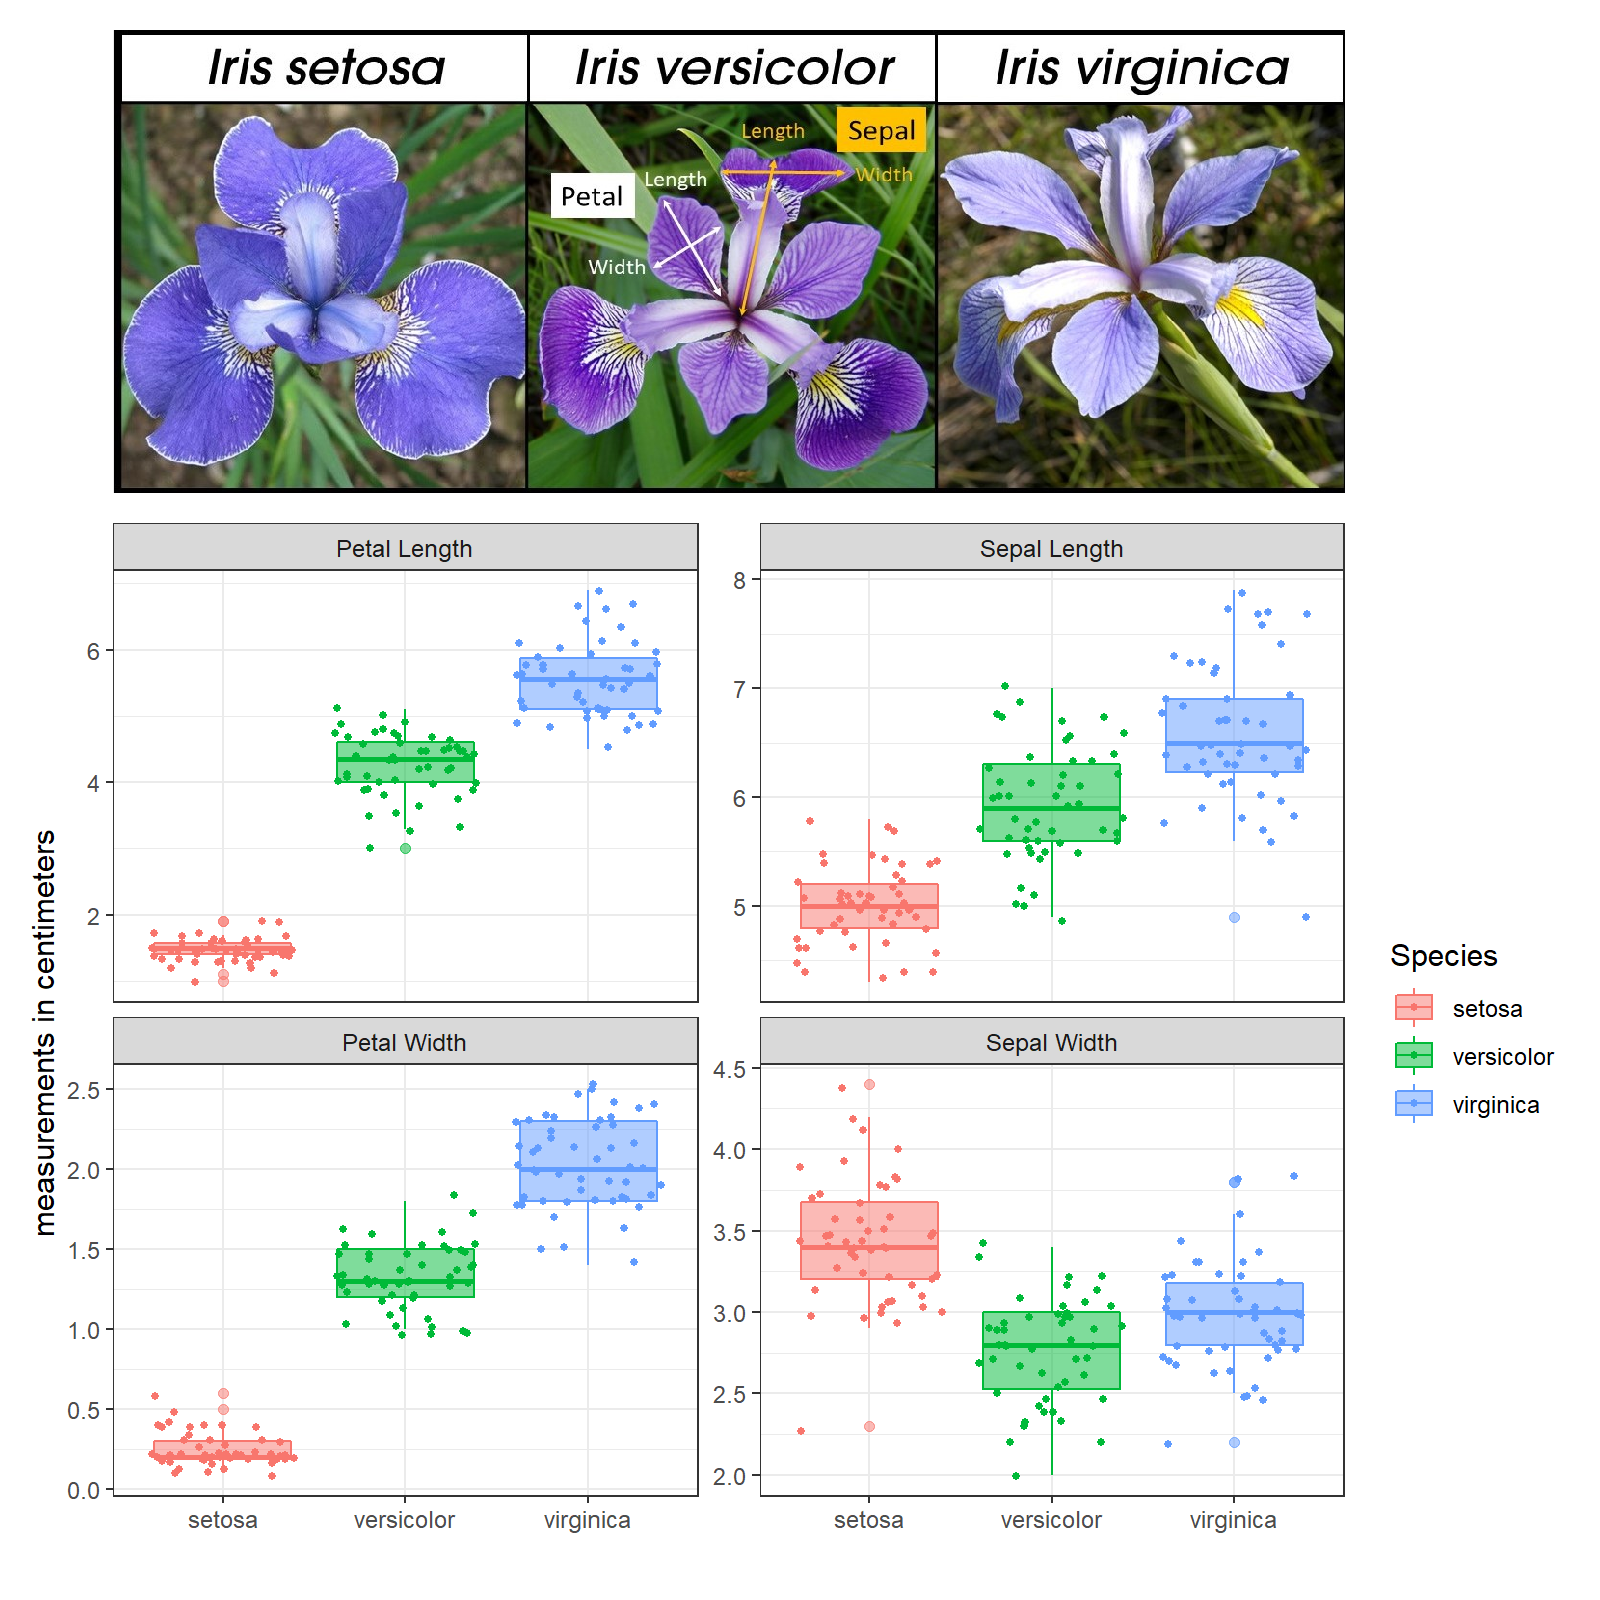

Write the R code that produced this figure.

## 30 day chart challenge 2022 ##

# Script by TheDataDigest 
# https://www.youtube.com/c/TheDataDigest
# https://github.com/TheDataDigest
# https://twitter.com/DigestData


## (1) Setup and loading packages ----
rm(list=ls())

library(easypackages)
libraries("tidyverse", "janitor", "patchwork", "ggpubr", "magick")

setwd(dirname(rstudioapi::getActiveDocumentContext()$path))


## (2) Loading and manipulating the data ----
# use pivot_wider to work with facet_wrap() on multiple measurements
iris_long <- clean_names(iris, case = "title") %>% 
  pivot_longer(-Species) %>% 
  mutate(measurement = factor(name, levels = c("Petal Length", "Sepal Length", "Petal Width",  "Sepal Width")))


## (3) Basic plot ----
# measurement image
p_iris <- iris_long %>% 
  ggplot(aes(x = Species, y = value, 
             fill = Species, color = Species)) +
  geom_boxplot(alpha = 0.5) +
  geom_jitter(size = 1) +
  facet_wrap(~ measurement, scales = "free_y") +
  theme_bw()

# iris image
iris_image <- magick::image_read(path = "iris_image.jpg")
p_image <- ggplot() + ggpubr::background_image(iris_image)


## (4) Final chart with annotations and layout improvements ----
design <- "
  111
  222
  222
"

final_chart <- p_image + p_iris + 
  labs(x = "", y = "measurements in centimeters") +
  patchwork::plot_layout(design = design)


## (5) Save png, pdf ----
# save as PNG
ggsave(path = getwd(), filename = "04_flora_IRIS.png", 
       plot = final_chart, device = png,  
       width = 8, height = 8, units = "in", dpi = 200)

# save as PDF
ggsave(path = getwd(), filename = "04_flora_IRIS.pdf", 
       plot = final_chart, device = cairo_pdf,  
       width = 8, height = 8, units = "in")
